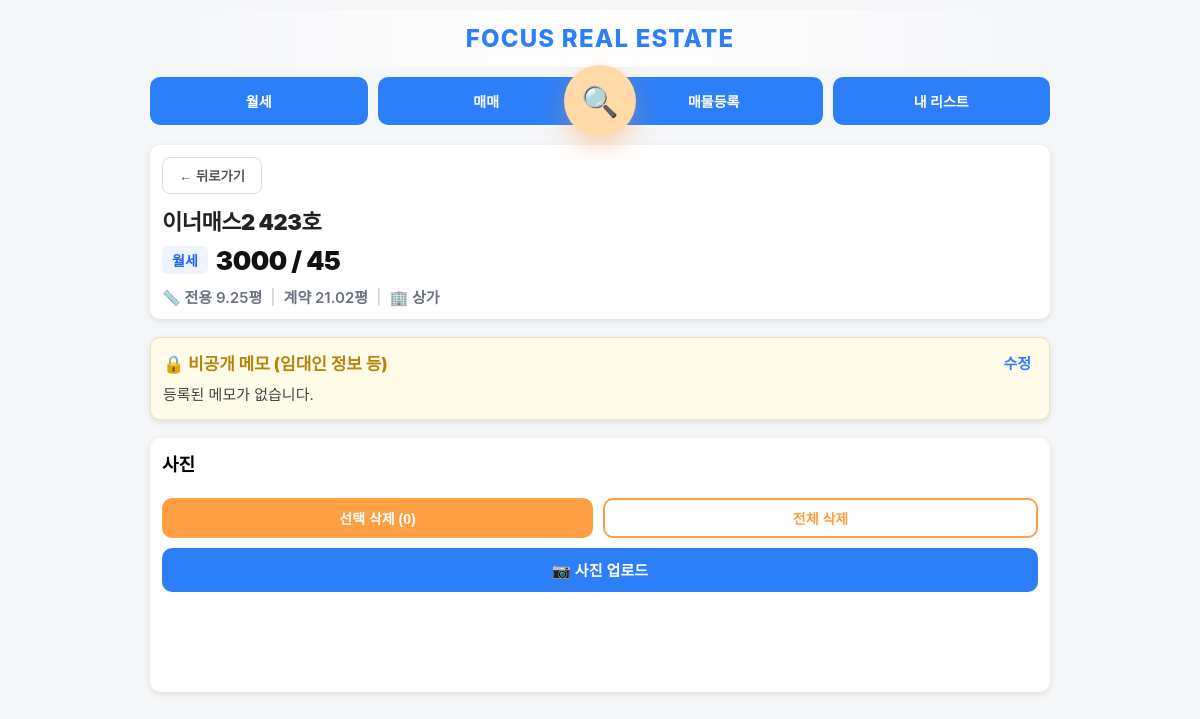
Page /property/242 (signed in) on the committed database.
### app.py (models this page shows)
class Property(db.Model):
    status = db.Column(db.String(20), default='available')
    property_type = db.Column(db.String(50))
    id = db.Column(db.Integer, primary_key=True)
    building_name = db.Column(db.String(200))
    exclusive_area = db.Column(db.Float)
    contract_area = db.Column(db.Float)
    deposit = db.Column(db.Integer)
    rent = db.Column(db.Integer)
    sale_price = db.Column(db.Integer)
    category = db.Column(db.String(20))
    status = db.Column(db.String(20), default='available')
    private_memo = db.Column(db.Text)

### app.py (the view)
@app.route("/property/<int:id>")
@login_required
def property_detail(id):
    from_collection_id = request.args.get("from_collection_id", type=int)
    p = Property.query.get_or_404(id)
    images = PropertyImage.query.filter_by(property_id=id).order_by(PropertyImage.id.desc()).all()
    collections = Collection.query.all()
    existing_pairs = set(
        (item.property_id, item.collection_id)
        for item in CollectionItem.query.filter_by(property_id=id).all()
    )
    return render_template(
        "property_detail.html",
        p=p,
        images=images,
        collections=collections,
        existing_pairs=existing_pairs,
        from_collection_id=from_collection_id,
        format_sale_price_korean=format_sale_price_korean
    )

### app.py (called while the page is built)
@login_manager.user_loader
def load_user(user_id):
    return User.query.get(int(user_id))

### templates/property_detail.html (shortened to what this page needs)
{% extends "base.html" %}
{% block content %}
<div class="card">
  <div style="margin-bottom:14px;">
    <button type="button" onclick="history.back()" style="background:#fff; border:1px solid #ddd; padding:8px 16px; border-radius:8px; font-weight:bold; cursor:pointer; color:#555;">← 뒤로가기</button>
  </div>
  <div style="display: flex; flex-direction: column; gap: 8px; margin-top: 4px;">
    <div style="font-size: 22px; font-weight: 900; color: #222; line-height: 1.3; letter-spacing: -0.5px;">
      {{ p.building_name }}
    </div>
    <div style="display: flex; align-items: center; gap: 8px; margin-bottom: 2px;">
      <span style="background: #eef4ff; color: #2563eb; font-size: 14px; font-weight: 800; padding: 4px 10px; border-radius: 6px;">
        {{ p.category }}
      </span>
      <span style="font-size: 26px; font-weight: 900; color: #111; letter-spacing: -0.5px;">
        {% if p.category == "매매" %}
          {{ format_sale_price_korean(p.sale_price) }}
        {% else %}
          {{ p.deposit }} / {{ p.rent }}
        {% endif %}
      </span>
    </div>
    <div style="font-size: 15px; font-weight: 600; color: #6b7280; display: flex; align-items: center; gap: 8px; flex-wrap: wrap;">
      <span>📏 전용 {{ p.exclusive_area }}평</span>
      <span style="color: #d1d5db;">|</span>
      <span>계약 {{ p.contract_area }}평</span>
      <span style="color: #d1d5db;">|</span>
      <span>🏢 {{ p.property_type }}</span>
    </div>
  </div>
</div>
<div class="card" style="margin-top:18px; background:#fffbe9; border:1px solid #f1e2b8;">
  <div style="display:flex; justify-content:space-between; align-items:center; margin-bottom:8px;">
    <div style="font-size:17px; font-weight:800; color:#b4850d;">🔒 비공개 메모 (임대인 정보 등)</div>
    <button type="button" onclick="toggleMemoEdit()" style="background:none; border:none; color:#2d7ff9; font-weight:bold; cursor:pointer; font-size:15px;">수정</button>
  </div>
  <div id="memo-display" style="font-size:15px; line-height:1.6; color:#444; white-space:pre-wrap;">{{ p.private_memo if p.private_memo else '등록된 메모가 없습니다.' }}</div>
</div>
<div class="card" style="margin-top:18px; padding-bottom:100px;">
  <div style="font-size:18px; font-weight:800; margin-bottom:10px;">사진</div>
  <div class="photo-actions">
  <button type="button" id="btn-delete-selected" class="danger-btn">
    선택 삭제 (<span id="selected-count">0</span>)
  </button>
  <button type="button" id="btn-delete-all" class="danger-btn outline">
    전체 삭제
  </button>
</div>
    <form id="photo-upload-form" enctype="multipart/form-data">
    <button type="button" id="photo-trigger" class="primary-btn" style="margin-top:10px;">
      📷 사진 업로드
    </button>
  </form>
</div>
{% endblock %}

### templates/base.html (style rules this page uses)
body { font-size: 14px; }
body { font-family: "Pretendard", -apple-system, BlinkMacSystemFont, "Segoe UI", Roboto, sans-serif; margin: 0; padding: 0; background: #f5f6f8; }
.card { background: white; padding: 12px; border-radius: 10px; margin-bottom: 10px; box-shadow: 0 2px 6px rgba(0,0,0,0.1); }

### templates/property_detail.html (style rules this page uses)
.primary-btn { width:100%; height:44px; border:none; border-radius:10px; background:#2d7ff9; color:#fff; font-weight:800; font-size:15px; cursor:pointer; display:flex; align-items:center; justify-content:center; gap:8px; }
.photo-actions { display:flex; gap:10px; margin-top:12px; }
.danger-btn { flex:1; height:40px; border:none; border-radius:10px; background:#ff9f43; color:#fff; font-weight:800; font-size:14px; cursor:pointer; transition:all 0.15s ease; }
.danger-btn.outline { background:#fff; color:#ff9f43; border:2px solid #ff9f43; }

### rows in the picture
Property: building_name "이너매스2 423호", category "월세", deposit "3000", rent "45", exclusive_area "9.25", contract_area "21.02", property_type "상가"
